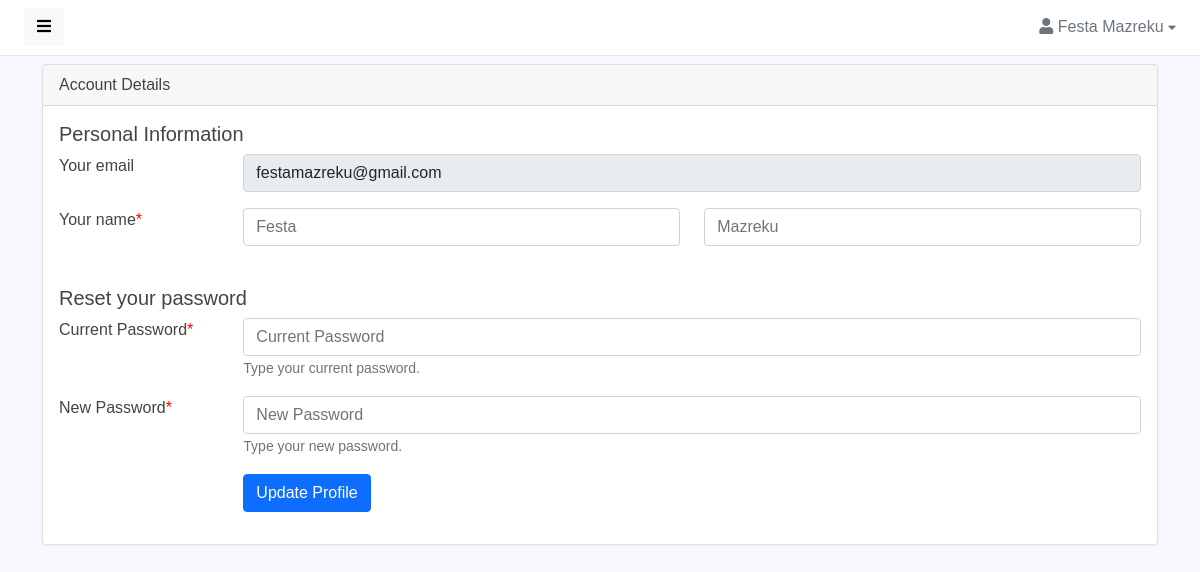
Page /admin/profile.php (signed in) on the committed database.
### tables this page shows
CREATE TABLE IF NOT EXISTS `perdoruesi` (
  `id` int(10) NOT NULL AUTO_INCREMENT,
  `emri` varchar(30) NOT NULL,
  `mbiemri` varchar(30) NOT NULL,
  `email` varchar(30) NOT NULL,
  `password` varchar(30) NOT NULL,
  `roli` int(1) NOT NULL,
  PRIMARY KEY (`id`),
  KEY `roli` (`roli`)
);

### admin/profile.php (the view, shortened to what this page needs)
<?php
if(isset($_SESSION['email'])) {
?>
<!DOCTYPE html>
<html lang="en">
<head>
    <link href="assets/vendor/fontawesome/css/fontawesome.min.css" rel="stylesheet">
    <link href="assets/vendor/fontawesome/css/solid.min.css" rel="stylesheet">
    <link href="assets/vendor/fontawesome/css/brands.min.css" rel="stylesheet">
    <link href="assets/vendor/bootstrap/css/bootstrap.min.css" rel="stylesheet">
    <link href="assets/css/master.css" rel="stylesheet">
    <link href="assets/vendor/flagiconcss/css/flag-icon.min.css" rel="stylesheet">
</head>
<body>
<div class="wrapper">
    <div id="body" class="active">
        <?php include 'src/components/navbarProfile.php'?>
        <div class="content">
            <div class="container">
            <div class="row">
                <div class="col-lg-12">
                    <div class="card">
                        <div class="card-header">Account Details</div>
                        <div class="card-body">
                            <h5 class="card-title"> Personal Information </h5>
                            <?php
                                require "../database/connect.php";
                                $stmt = $connect->prepare("SELECT * FROM perdoruesi WHERE email='$email'");
                                $stmt->execute();
                                $result = $stmt->get_result();
                                while($row = $result->fetch_assoc()):
                            ?>
                            <form accept-charset="utf-8" action="<?php echo $_SERVER['PHP_SELF'];?>" method="post">
                                <?php
                                    $emri = $mbiemri = $email = "";
                                    $pass = $newPass = "";
                                ?>
                                <div class="mb-3 row">
                                    <label class="col-sm-2 form-label" for="email">Your email</label>
                                    <div class="col-sm-10">
                                        <input type="text" name="email" value="<?= $row['email'] ?>" class="form-control" readonly>
                                    </div>
                                </div>
                                <div class="mb-3 row">
                                    <label class="col-sm-2 col-lg-2 form-label" for="password">Your name<span style="color:red">*</span></label>
                                    <div class="col-sm-10 col-lg-5">
                                        <input type="text" name="emri" value ="<?php echo $emri;?>"
                                        placeholder="<?= $row['emri'] ?>" class="form-control">
                                    </div>
                                    <div class="col-sm-10 col-lg-5">
                                        <input type="text" name="mbiemri" value ="<?php echo $mbiemri;?>"
                                        placeholder="<?= $row['mbiemri'] ?>" class="form-control">
                                    </div>
                                </div>
                                <div><br/></div>
                                <h5 class="card-title"> Reset your password </h5>
                                <div class="mb-3 row">
                                    <label class="col-sm-2 form-label" for="email">Current Password<span style="color:red">*</span></label>
                                    <div class="col-sm-10">
                                        <input type="password" name="currentPassword" placeholder="Current Password" value="<?php echo $pass;?>" class="form-control">
                                        <small class="form-text"> Type your current password. </small>
                                        <br>
                                    </div>
                                </div>
                                <div class="mb-3 row">
                                    <label class="col-sm-2 form-label" for="password">New Password<span style="color:red">*</span></label>
                                    <div class="col-sm-10">
                                        <input type="password" name="newPassword" placeholder="New Password" value="<?php echo $newPass;?>" class="form-control">
                                        <small class="form-text"> Type your new password. </small>
                                        <br>
                                    </div>
                                </div>
                                <div class="mb-3 row">
                                    <div class="col-sm-10 offset-sm-2">
                                        <input type="submit" class="btn btn-primary" value="Update Profile">
                                    </div>
                                </div>
                            </form>
                            <?php endwhile; ?>
                        </div>
                    </div>
                </div>
            </div>
            </div>
        </div>
    </div>
</div>
</body>
</html>
<?php
}
else {
    echo'<script> location.replace("login.php"); </script>';
}
?>

### admin/src/components/navbarProfile.php (shortened to what this page needs)
<?php
if(isset($_SESSION['email'])) {
$email = $_SESSION['email'];
?>
<?php
    require "../database/connect.php";
    $stmt = $connect->prepare("SELECT * FROM perdoruesi WHERE email='$email'");
    $stmt->execute();
    $result = $stmt->get_result();
    while($row = $result->fetch_assoc()):
?>
<nav class="navbar navbar-expand-lg navbar-white bg-white">
    <button type="button" id="sidebarCollapse" class="btn btn-light">
        <i class="fas fa-bars"></i><span></span>
    </button>
    <div class="collapse navbar-collapse" id="navbarSupportedContent">
        <ul class="nav navbar-nav ms-auto">
            <li class="nav-item dropdown">
                <div class="nav-dropdown">
                    <a href="#" id="nav2" class="nav-item nav-link dropdown-toggle text-secondary" data-bs-toggle="dropdown" aria-expanded="false">
                        <i class="fas fa-user"></i> <span><?= $row['emri'] ?> <?= $row['mbiemri'] ?></span> <i style="font-size: .8em;" class="fas fa-caret-down"></i>
                    </a>
                </div>
            </li>
        </ul>
    </div>
</nav>
<?php endwhile; ?>
<?php
}
else {
    echo'<script> location.replace("login.php"); </script>';
}
?>

### admin/assets/css/master.css (style rules this page uses)
body, h1, .h1, h2, .h2, h3, .h3, h4, .h4, h5, .h5, h6, .h6, p, a, td { -moz-osx-font-smoothing: grayscale; -webkit-font-smoothing: antialiased; }
body { width: 100%; height: 100%; background: ghostwhite; font-family: 'Nueva Std', sans-serif; font-size: 1rem; color: #444; }
.wrapper { display: flex; width: 100%; align-items: stretch; overflow-x: hidden }
#body { width: 100%; padding: 0; min-height: 100vh; transition: all 0.3s; }
#body>.navbar { padding: 0 1.5rem; min-height: 54px; box-shadow: none; border-bottom: 1px solid rgba(101, 109, 119, .16); }
#body>.content { position: relative; padding: .5rem; }
.card { margin-bottom: 15px; box-shadow: rgba(35, 46, 60, .04) 0 2px 4px 0; }
a, a:hover, a:focus { color: inherit; text-decoration: none; transition: all 0.3s; }
@media (min-width: 200px) { .navbar-expand-lg .navbar-collapse { display: -ms-flexbox !important; display: flex !important; -ms-flex-preferred-size: auto; flex-basis: auto; } }
@media (min-width: 200px) { .navbar-expand-lg .navbar-nav { -ms-flex-direction: row; flex-direction: row; } }

### admin/assets/components/navbar/navbar-dropdowns.css (style rules this page uses)
.nav-dropdown .nav-link { color: #B2EBF2; line-height: 1.42857; padding: 1rem 0 1rem 1rem !important; }
.nav-dropdown .nav-link::after { display: none; }

### rows in the picture
perdoruesi: emri "Festa", mbiemri "Mazreku", email "festamazreku@gmail.com"
